Frame 1 (no input): blank canvas, image omitted
Frame 60 (no input): blank canvas, image omitted
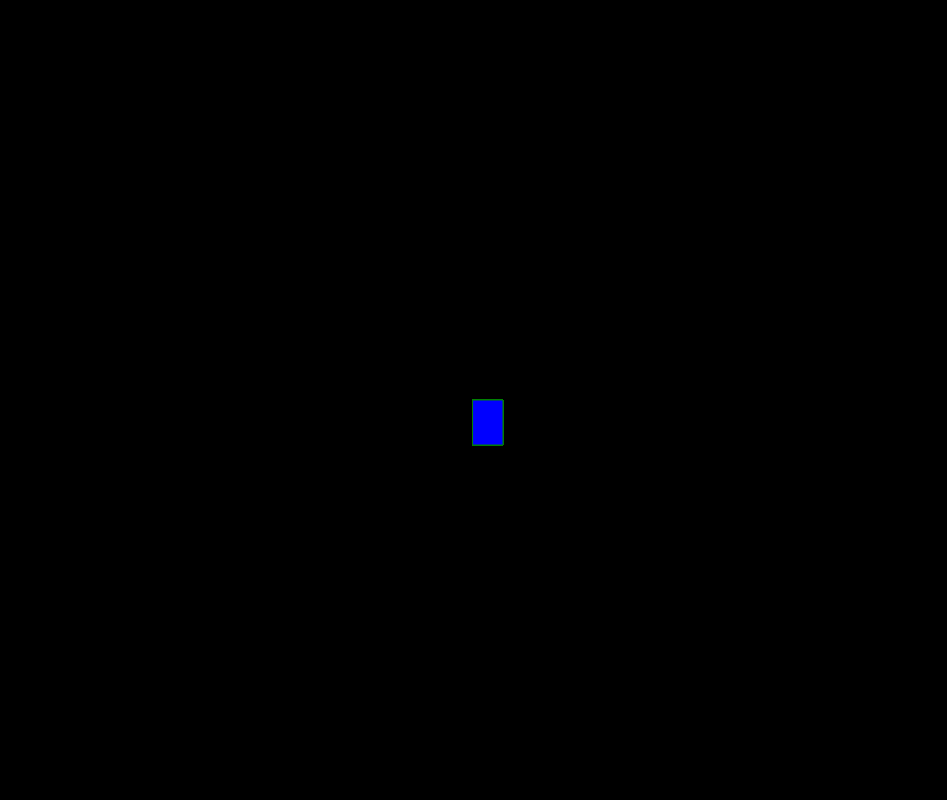
Frame 120 (the mouse pressed at the canvas centre since frame 60)

The p5.js sketch whose frames 1 and 60 were blank and that drew this single picture after the mouse press (run headless with seeded random() and noise() and a simulated clock; from frame 60 on, the mouse is pressed at the canvas centre):

// p5.js sketch
// ── sketch.js
function setup() {
    createCanvas(947, 800);
    background("black");
  }
  
  function draw() {
    
  
    stroke("green");
    fill("blue");
  
    //console.log(mouseIsPressed);
  
    if (mouseIsPressed) {
      rect(mouseX, mouseY, 30, 45);
    }
  }
  
